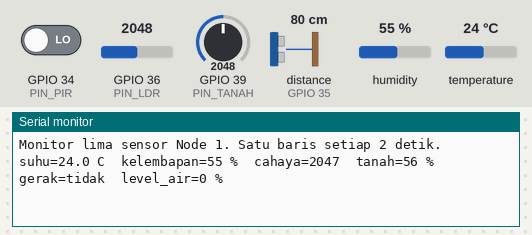
The sketch below on a simulated ESP32. Shown: the last lines printed to the serial monitor. Wiring (from diagram.json): ultrasonic range finder: trigger GPIO 15; echo GPIO 35. The inputs (shaded band) are chosen by the test bench; at power-on: GPIO 34 (PIN_PIR) LOW, distance to the obstacle (sensor on GPIO 35) 80 cm, humidity 55 %, GPIO 36 (PIN_LDR) = 2048, GPIO 39 (PIN_TANAH) = 2048, temperature 24 °C. The echo pulse lasts 58.3 µs per cm.

Above: at 2.8 s.
2.9 s: GPIO 34 (PIN_PIR) driven HIGH
At 4.6 s:
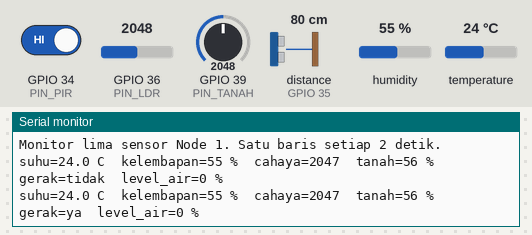
7.7 s: distance to the obstacle (sensor on GPIO 35) set to 2 cm
At 9.0 s:
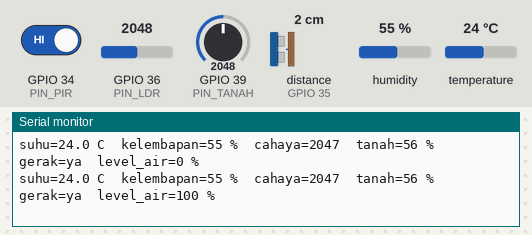
9.2 s: humidity set to 22 %
At 10.6 s:
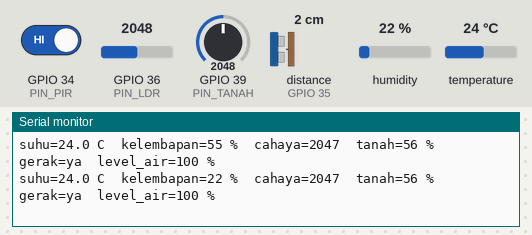
10.7 s: GPIO 36 (PIN_LDR) set to 2866
12.2 s: GPIO 39 (PIN_TANAH) set to 2866
At 13.4 s:
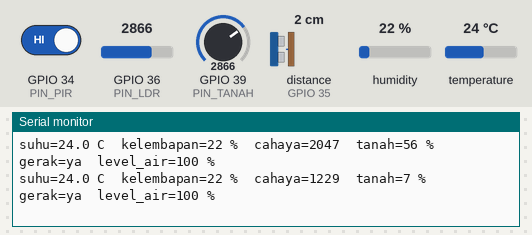
13.7 s: temperature set to 12 °C
At 15.9 s:
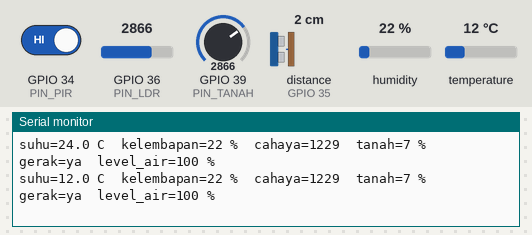

The sketch:

modul06_monitor_lima_sensor.ino
```cpp
// Modul 6 - Praktik 7: monitor lima sensor Node 1, rapi setiap 2 detik
// Semua bacaan masuk ke satu formulir BacaanSensor yang nama kolomnya
// persis sesuai kontrak data (Lampiran A Silabus): suhu, kelembapan, cahaya, tanah, gerak, level_air.
// Library: DHT sensor library by Adafruit 1.4.7 (+ Adafruit Unified Sensor 1.1.15).

#include <DHT.h>

// ---------- Peta pin kanonik (sensor Modul 6) ----------
const int PIN_DHT = 14;    // D14: DHT22
const int PIN_LDR = 36;    // VP: LDR
const int PIN_TANAH = 39;  // VN: sensor tanah kapasitif
const int PIN_PIR = 34;    // D34: PIR
const int PIN_TRIG = 15;   // D15: HC-SR04 TRIG
const int PIN_ECHO = 35;   // D35: HC-SR04 ECHO, lewat pembagi tegangan

// ---------- Hasil kalibrasimu (Praktik 3 dan 6) ----------
const int TANAH_KERING = 3000;    // angka mentah sensor tanah di udara
const int TANAH_BASAH = 1300;     // angka mentah sensor tanah di air
const float JARAK_KOSONG = 20.0;  // cm: sensor ke dasar tandon
const float JARAK_PENUH = 5.0;    // cm: sensor ke permukaan air saat tandon penuh

DHT dht(PIN_DHT, DHT22);

// Formulir data sensor. Nama kolomnya PERSIS sesuai kontrak data (Lampiran A Silabus).
struct BacaanSensor {
  float suhu;      // derajat Celsius; NAN kalau DHT22 gagal dibaca
  int kelembapan;  // persen; -1 kalau DHT22 gagal dibaca
  int cahaya;      // 0 (gelap gulita) sampai 4095 (sangat terang)
  int tanah;       // persen: 0 = kering seperti di udara, 100 = basah seperti di air
  bool gerak;      // true kalau PIR melihat gerakan
  int level_air;   // persen isi tandon; -1 kalau gema HC-SR04 tidak kembali
};

// Rata-rata 20 bacaan analog berturut-turut supaya derau teredam (Konsep 4).
int bacaAnalogRata(int pin) {
  long jumlah = 0;
  for (int i = 0; i < 20; i++) {
    jumlah += analogRead(pin);
    delay(2);
  }
  return jumlah / 20;
}

int bacaCahaya() {
  return 4095 - bacaAnalogRata(PIN_LDR);  // dibalik: makin terang, makin besar
}

int bacaTanahPersen() {
  int persen = map(bacaAnalogRata(PIN_TANAH), TANAH_KERING, TANAH_BASAH, 0, 100);
  return constrain(persen, 0, 100);
}

// Mengukur jarak satu kali, dalam cm. Menjawab -1 kalau gemanya tidak kembali.
float ukurJarakCm() {
  digitalWrite(PIN_TRIG, LOW);
  delayMicroseconds(2);
  digitalWrite(PIN_TRIG, HIGH);
  delayMicroseconds(10);
  digitalWrite(PIN_TRIG, LOW);
  unsigned long durasi = pulseIn(PIN_ECHO, HIGH, 30000);
  if (durasi == 0) {
    return -1;
  }
  return durasi / 58.0;
}

int bacaLevelAir() {
  float jarak = ukurJarakCm();
  if (jarak < 0) {
    return -1;  // tidak diketahui
  }
  int persen = (JARAK_KOSONG - jarak) * 100 / (JARAK_KOSONG - JARAK_PENUH);
  return constrain(persen, 0, 100);
}

// Mengisi formulir dengan bacaan kelima sensor.
BacaanSensor bacaSensor() {
  BacaanSensor b;
  b.suhu = dht.readTemperature();
  float kelembapan = dht.readHumidity();
  if (isnan(kelembapan)) {
    b.kelembapan = -1;
  } else {
    b.kelembapan = round(kelembapan);  // dibulatkan ke bilangan bulat terdekat
  }
  b.cahaya = bacaCahaya();
  b.tanah = bacaTanahPersen();
  b.gerak = digitalRead(PIN_PIR) == HIGH;
  b.level_air = bacaLevelAir();
  return b;
}

// Mencetak angka, atau "--" kalau nilainya tidak sah (kurang dari 0).
void cetakNilai(int nilai) {
  if (nilai < 0) {
    Serial.print("--");
  } else {
    Serial.print(nilai);
  }
}

void cetakBacaan(BacaanSensor b) {
  Serial.print("suhu=");
  if (isnan(b.suhu)) {
    Serial.print("--");
  } else {
    Serial.print(b.suhu, 1);
  }
  Serial.print(" C  kelembapan=");
  cetakNilai(b.kelembapan);
  Serial.print(" %  cahaya=");
  Serial.print(b.cahaya);
  Serial.print("  tanah=");
  Serial.print(b.tanah);
  Serial.print(" %  gerak=");
  if (b.gerak) {
    Serial.print("ya");
  } else {
    Serial.print("tidak");
  }
  Serial.print("  level_air=");
  cetakNilai(b.level_air);
  Serial.println(" %");
}

void setup() {
  Serial.begin(115200);
  dht.begin();
  pinMode(PIN_PIR, INPUT);
  pinMode(PIN_TRIG, OUTPUT);
  pinMode(PIN_ECHO, INPUT);
  digitalWrite(PIN_TRIG, LOW);
  Serial.println("Monitor lima sensor Node 1. Satu baris setiap 2 detik.");
}

void loop() {
  delay(2000);  // juga memenuhi syarat DHT22: paling cepat sekali tiap 2 detik
  BacaanSensor bacaan = bacaSensor();
  cetakBacaan(bacaan);
}
```

Measured:
- after the input at 2.9 s, the serial monitor: prints a new line after 1.3 s (image 1)
- after the input at 7.7 s, the serial monitor: prints a new line after 0.68 s (image 2)
- after the input at 9.2 s, the serial monitor: prints a new line after 1.3 s (image 3)
- after the input at 12.2 s, the serial monitor: prints a new line after 0.36 s (image 4)
- after the input at 13.7 s, the serial monitor: prints a new line after 0.95 s (image 5)
